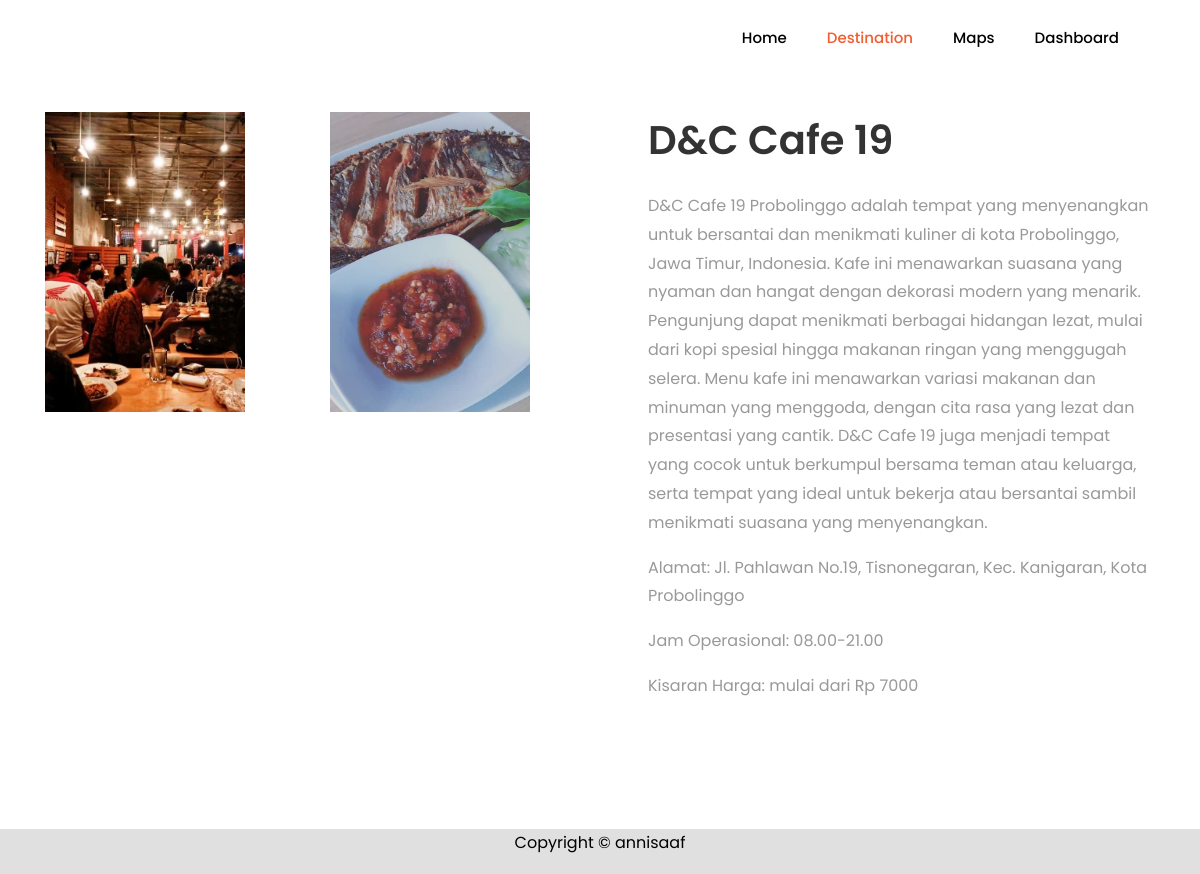
The app's page /tugas_akhir/konten/LK00019.php with its own data.
### tables this page shows
CREATE TABLE `tb_konten` (
  `id_konten` varchar(255) NOT NULL,
  `id` varchar(255) NOT NULL,
  `deskripsi` longtext NOT NULL,
  `gambar_1` varchar(255) NOT NULL,
  `gambar_2` varchar(255) NOT NULL,
  `gambar_3` varchar(255) NOT NULL,
  `gambar_4` varchar(255) NOT NULL
);

CREATE TABLE `tb_lokasi` (
  `id` varchar(11) NOT NULL,
  `nama` varchar(255) NOT NULL,
  `gambar` varchar(255) NOT NULL,
  `kategori` varchar(255) NOT NULL,
  `lokasi` varchar(999) NOT NULL,
  `rate` varchar(100) NOT NULL,
  `kisaran_harga` varchar(100) NOT NULL,
  `jam_buka` varchar(255) NOT NULL,
  `latitude` varchar(255) NOT NULL,
  `longitude` varchar(255) NOT NULL,
  `redirect_link` varchar(255) NOT NULL
);

### tugas_akhir/konten/LK00019.php (the view, shortened to what this page needs)
<!DOCTYPE html>
<html lang="en">
<head>
	<link rel="stylesheet" href="https://stackpath.bootstrapcdn.com/font-awesome/4.7.0/css/font-awesome.min.css">
	<link rel="stylesheet" href="../css/animate.css">
	<link rel="stylesheet" href="../css/owl.carousel.min.css">
	<link rel="stylesheet" href="../css/owl.theme.default.min.css">
	<link rel="stylesheet" href="../css/magnific-popup.css">
	<link rel="stylesheet" href="../css/bootstrap-datepicker.css">
	<link rel="stylesheet" href="../css/jquery.timepicker.css">
	<link rel="stylesheet" href="../css/flaticon.css">
	<link rel="stylesheet" href="../css/style.css">
</head>
<body>
	<nav class="navbar navbar-expand-lg navbar-dark ftco_navbar bg-dark ftco-navbar-light" id="ftco-navbar">
		<div class="container">
			<div class="collapse navbar-collapse" id="ftco-nav">
				<ul class="navbar-nav ml-auto">
					<li class="nav-item"><a href="/tugas_akhir/index.php" class="nav-link" style="color:black;">Home</a></li>
					<li class="nav-item active"><a href="/tugas_akhir/destination.php" class="nav-link">Destination</a></li>
					<li class="nav-item"><a href="/tugas_akhir/mappings.php" class="nav-link" style="color:black;">Maps</a></li>
					<li class="nav-item"><a href="/tugas_akhir/dashboard-t/aplikasi/admin/dashboard.php" class="nav-link" style="color:black;">Dashboard</a></li>
				</ul>
			</div>
		</div>
	</nav>
    <?php
	include "../koneksi.php";
		$query =  mysqli_query($koneksi, 'SELECT * FROM tb_konten b INNER JOIN tb_lokasi j ON b.id = j.id WHERE b.id = "LK00019"');
		while ($d = mysqli_fetch_assoc($query)) {
	?>
		<section class="ftco-section services-section">
			<div class="container">
				<div class="row d-flex">
					<div class="col-md-6 order-md-last heading-section pl-md-5 ftco-animate d-flex align-items-center">
						<div class="w-100">
							<h2 class="mb-4"><?php echo $d['nama']?></h2>
							<p><?php echo $d['deskripsi']?></p>
							<p>Alamat: <?php echo $d['lokasi']?></p2>
                            <p>Jam Operasional: <?php echo $d['jam_buka']?></p2>
                            <p>Kisaran Harga: mulai dari Rp <?php echo $d['kisaran_harga']?></p2>
						</div>
					</div>
					<div class="col-md-6">
						<div class="row">
							<div class="col-md-12 col-lg-6">
								<div class="services services-1" style="background-image: url(../konten/images/<?php echo $d['gambar_1']; ?>); width:200px;height:300px;"></div>
							</div>
							<div class="col-md-12 col-lg-6">
								<div class="services services-1" style="background-image: url(../konten/images/<?php echo $d['gambar_2']; ?>); width:200px;height:300px;"></div>
							</div>
							<?php } ?>
						</div>
					</div>
				</div>
			</div>
		</section>
<footer class="" style="background-color: #E0E0E0;">
	<div class="row">
		<div class="col-md-12 text-center" style="color:black">
			<p>Copyright &copy; annisaaf</a></p>
		</div>
	</div>
</footer>
</body>
</html>

### records on screen
tb_konten: id.nama "D&C Cafe 19", deskripsi "D&C Cafe 19 Probolinggo adalah tempat yang menyenangkan untuk bersantai dan menikmati kuliner di kota Probolinggo, Jawa Timur, Indonesia. Kafe ini menawarkan suasana yang nyaman dan hangat dengan dekorasi modern yang menarik. Pengunjung dapat menikmati berbagai hidangan lezat, mulai dari kopi spesial hingga makanan ringan yang menggugah selera. Menu kafe ini menawarkan variasi makanan dan minuman yang menggoda, dengan cita rasa yang lezat dan presentasi yang cantik. D&C Cafe 19 juga menjadi tempat yang cocok untuk berkumpul bersama teman atau keluarga, serta tempat yang ideal untuk bekerja atau bersantai sambil menikmati suasana yang menyenangkan.", id.lokasi "Jl. Pahlawan No.19, Tisnonegaran, Kec. Kanigaran, Kota Probolinggo", id.jam_buka "08.00-21.00", id.kisaran_harga "7000", gambar_1 (picture), gambar_2 (picture)
